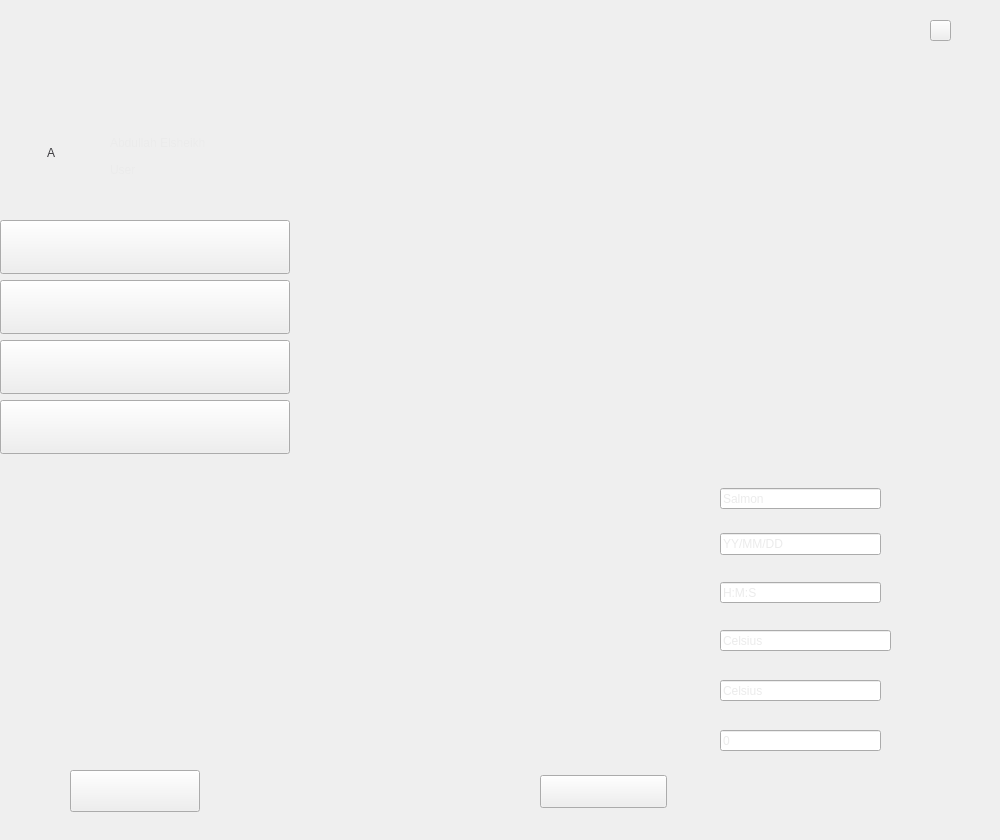
<?xml version="1.0" encoding="UTF-8"?>
<ui version="4.0">
 <class>MainWindow</class>
 <widget class="QMainWindow" name="MainWindow">
  <property name="geometry">
   <rect>
    <x>0</x>
    <y>0</y>
    <width>1000</width>
    <height>840</height>
   </rect>
  </property>
  <property name="windowTitle">
   <string>MainWindow</string>
  </property>
  <property name="styleSheet">
   <string notr="true">border-image: url(:/Resources/whiteBG.png);</string>
  </property>
  <widget class="QWidget" name="centralwidget">
   <widget class="QStackedWidget" name="stackedWidget">
    <property name="geometry">
     <rect>
      <x>0</x>
      <y>0</y>
      <width>1000</width>
      <height>873</height>
     </rect>
    </property>
    <property name="mouseTracking">
     <bool>true</bool>
    </property>
    <property name="currentIndex">
     <number>2</number>
    </property>
    <widget class="QWidget" name="page_login">
     <property name="styleSheet">
      <string notr="true">border-image: url(:/Resources/SignInBG.png);</string>
     </property>
     <widget class="QPushButton" name="button_login">
      <property name="geometry">
       <rect>
        <x>340</x>
        <y>530</y>
        <width>320</width>
        <height>44</height>
       </rect>
      </property>
      <property name="styleSheet">
       <string notr="true">QPushButton{
border-image: url(:/Resources/signIn.png);
background-repeat: none;
}

QPushButton:hover{
border-image: url(:/Resources/signInPressed.png);
}

QPushButton:pressed{
border-image: url(:/Resources/signInPressed.png);
}x</string>
      </property>
      <property name="text">
       <string/>
      </property>
     </widget>
     <widget class="QPushButton" name="button_createOne">
      <property name="geometry">
       <rect>
        <x>340</x>
        <y>590</y>
        <width>320</width>
        <height>44</height>
       </rect>
      </property>
      <property name="styleSheet">
       <string notr="true">QPushButton{
border-image: url(:/Resources/signUp.png);
background-repeat: none;
}

QPushButton:hover{
border-image: url(:/Resources/signUpPressed.png);
}

QPushButton:pressed{
border-image: url(:/Resources/signUpPressed.png);
}x</string>
      </property>
      <property name="text">
       <string/>
      </property>
     </widget>
     <widget class="QLineEdit" name="lineEdit_username_login">
      <property name="geometry">
       <rect>
        <x>310</x>
        <y>341</y>
        <width>361</width>
        <height>31</height>
       </rect>
      </property>
      <property name="styleSheet">
       <string notr="true">border-image: url(:/Resources/darkBlackBG.png);
color: rgb(130, 130, 144);
font: 25 10pt &quot;Roboto Light&quot;;</string>
      </property>
      <property name="text">
       <string>First Name</string>
      </property>
     </widget>
     <widget class="QPushButton" name="close_4">
      <property name="geometry">
       <rect>
        <x>940</x>
        <y>30</y>
        <width>21</width>
        <height>21</height>
       </rect>
      </property>
      <property name="styleSheet">
       <string notr="true">QPushButton{
border-image: url(:/Resources/exitGrey.png);
background-repeat: none;
}

QPushButton:hover{
border-image: url(:/Resources/exitRed.png);
}

QPushButton:pressed{
border-image: url(:/Resources/exitRed.png);
}x</string>
      </property>
      <property name="text">
       <string/>
      </property>
     </widget>
     <widget class="QLineEdit" name="lineEdit_password_login">
      <property name="geometry">
       <rect>
        <x>310</x>
        <y>422</y>
        <width>361</width>
        <height>31</height>
       </rect>
      </property>
      <property name="styleSheet">
       <string notr="true">border-image: url(:/Resources/darkBlackBG.png);
color: rgb(130, 130, 144);
font: 25 10pt &quot;Roboto Light&quot;;</string>
      </property>
      <property name="text">
       <string>Last Name</string>
      </property>
     </widget>
    </widget>
    <widget class="QWidget" name="page_signup">
     <property name="styleSheet">
      <string notr="true">border-image: url(:/Resources/signUpBG.png);</string>
     </property>
     <widget class="QPushButton" name="button_signup">
      <property name="geometry">
       <rect>
        <x>340</x>
        <y>640</y>
        <width>320</width>
        <height>44</height>
       </rect>
      </property>
      <property name="styleSheet">
       <string notr="true">QPushButton{
border-image: url(:/Resources/signUp.png);
background-repeat: none;
}

QPushButton:hover{
border-image: url(:/Resources/signUpPressed.png);
}

QPushButton:pressed{
border-image: url(:/Resources/signUpPressed.png);
}x</string>
      </property>
      <property name="text">
       <string/>
      </property>
     </widget>
     <widget class="QPushButton" name="close_3">
      <property name="geometry">
       <rect>
        <x>940</x>
        <y>30</y>
        <width>21</width>
        <height>21</height>
       </rect>
      </property>
      <property name="styleSheet">
       <string notr="true">QPushButton{
border-image: url(:/Resources/exitGrey.png);
background-repeat: none;
}

QPushButton:hover{
border-image: url(:/Resources/exitRed.png);
}

QPushButton:pressed{
border-image: url(:/Resources/exitRed.png);
}x</string>
      </property>
      <property name="text">
       <string/>
      </property>
     </widget>
     <widget class="QLineEdit" name="lineEdit_firstName">
      <property name="geometry">
       <rect>
        <x>310</x>
        <y>327</y>
        <width>151</width>
        <height>31</height>
       </rect>
      </property>
      <property name="styleSheet">
       <string notr="true">border-image: url(:/Resources/darkBlackBG.png);
color: rgb(130, 130, 144);
font: 25 10pt &quot;Roboto Light&quot;;</string>
      </property>
      <property name="text">
       <string>First Name</string>
      </property>
     </widget>
     <widget class="QLineEdit" name="lineEdit_lastName">
      <property name="geometry">
       <rect>
        <x>540</x>
        <y>327</y>
        <width>141</width>
        <height>31</height>
       </rect>
      </property>
      <property name="styleSheet">
       <string notr="true">border-image: url(:/Resources/darkBlackBG.png);
color: rgb(130, 130, 144);
font: 25 10pt &quot;Roboto Light&quot;;</string>
      </property>
      <property name="text">
       <string>Last Name</string>
      </property>
     </widget>
     <widget class="QLineEdit" name="lineEdit_username_signup">
      <property name="geometry">
       <rect>
        <x>310</x>
        <y>490</y>
        <width>371</width>
        <height>21</height>
       </rect>
      </property>
      <property name="styleSheet">
       <string notr="true">border-image: url(:/Resources/darkBlackBG.png);
color: rgb(130, 130, 144);
font: 25 10pt &quot;Roboto Light&quot;;</string>
      </property>
      <property name="text">
       <string>Username</string>
      </property>
     </widget>
     <widget class="QLineEdit" name="lineEdit_password_signup">
      <property name="geometry">
       <rect>
        <x>310</x>
        <y>570</y>
        <width>371</width>
        <height>21</height>
       </rect>
      </property>
      <property name="styleSheet">
       <string notr="true">border-image: url(:/Resources/darkBlackBG.png);
color: rgb(130, 130, 144);
font: 25 10pt &quot;Roboto Light&quot;;</string>
      </property>
      <property name="text">
       <string>Password</string>
      </property>
     </widget>
     <widget class="QLineEdit" name="lineEdit_email_signup">
      <property name="geometry">
       <rect>
        <x>310</x>
        <y>410</y>
        <width>371</width>
        <height>21</height>
       </rect>
      </property>
      <property name="styleSheet">
       <string notr="true">border-image: url(:/Resources/darkBlackBG.png);
color: rgb(130, 130, 144);
font: 25 10pt &quot;Roboto Light&quot;;</string>
      </property>
      <property name="text">
       <string>Email</string>
      </property>
     </widget>
    </widget>
    <widget class="QWidget" name="page_mainPage">
     <property name="styleSheet">
      <string notr="true">border-image: url(:/Resources/mainWidgetBG.png);</string>
     </property>
     <widget class="QPushButton" name="button_logout">
      <property name="geometry">
       <rect>
        <x>70</x>
        <y>770</y>
        <width>130</width>
        <height>42</height>
       </rect>
      </property>
      <property name="styleSheet">
       <string notr="true">QPushButton{
border-image: url(:/Resources/logoutPressed.png);
background-repeat: none;
}

QPushButton:hover{
border-image: url(:/Resources/logout.png);
}

QPushButton:pressed{
border-image: url(:/Resources/logout.png);
}x</string>
      </property>
      <property name="text">
       <string/>
      </property>
     </widget>
     <widget class="QLabel" name="label_displayName">
      <property name="geometry">
       <rect>
        <x>110</x>
        <y>133</y>
        <width>161</width>
        <height>20</height>
       </rect>
      </property>
      <property name="styleSheet">
       <string notr="true">border-image: url(:/Resources/blueBG.png);
font: 25 12pt &quot;Roboto&quot;;
color: rgb(235, 235, 235);</string>
      </property>
      <property name="text">
       <string>Abdullah Elsheikh</string>
      </property>
     </widget>
     <widget class="QStackedWidget" name="stackedWidget_2">
      <property name="geometry">
       <rect>
        <x>290</x>
        <y>0</y>
        <width>711</width>
        <height>851</height>
       </rect>
      </property>
      <property name="styleSheet">
       <string notr="true">border-image: url(:/Resources/CreateBG.png);</string>
      </property>
      <property name="currentIndex">
       <number>3</number>
      </property>
      <widget class="QWidget" name="page_blank">
       <property name="styleSheet">
        <string notr="true">border-image: url(:/Resources/whiteBG.png);</string>
       </property>
      </widget>
      <widget class="QWidget" name="page_dashboard">
       <property name="styleSheet">
        <string notr="true">border-image: url(:/Resources/dashboardWidget.png);</string>
       </property>
       <widget class="QPushButton" name="close_button1">
        <property name="geometry">
         <rect>
          <x>640</x>
          <y>20</y>
          <width>21</width>
          <height>21</height>
         </rect>
        </property>
        <property name="styleSheet">
         <string notr="true">QPushButton{
border-image: url(:/Resources/exitBlue.png);
background-repeat: none;
}

QPushButton:hover{
border-image: url(:/Resources/exitWhiteBlue.png);
}

QPushButton:pressed{
border-image: url(:/Resources/exitWhiteBlue.png);
}x</string>
        </property>
        <property name="text">
         <string/>
        </property>
       </widget>
       <widget class="QComboBox" name="comboBox">
        <property name="geometry">
         <rect>
          <x>260</x>
          <y>60</y>
          <width>128</width>
          <height>33</height>
         </rect>
        </property>
        <property name="styleSheet">
         <string notr="true">QComboBox {
border-image: url(:/Resources/comboBoxBG.png);
    color: black;
    font: 14px;
    padding: 1px 0px 1px 3px; /* This (useless) line resolves a bug with the font color */
}

QComboBox:focus {
    color: red;
}

QComboBox::drop-down 
{
    border: 0px; /* This seems to replace the whole arrow of the combo box */
}

/* Define a new custom arrow icon for the combo box */
QComboBox::down-arrow {
    border-image: url(:/Resources/comboBoxArrow.png);
    width: 10px;
    height: 7px;
}</string>
        </property>
        <property name="editable">
         <bool>false</bool>
        </property>
        <property name="currentText">
         <string>Tank 1</string>
        </property>
        <item>
         <property name="text">
          <string>Tank 1</string>
         </property>
        </item>
       </widget>
       <widget class="QLineEdit" name="lineEdit_nextFeeding">
        <property name="geometry">
         <rect>
          <x>270</x>
          <y>270</y>
          <width>100</width>
          <height>18</height>
         </rect>
        </property>
        <property name="styleSheet">
         <string notr="true">border-image: url(:/Resources/whiteBG.png);
font: 25 12pt &quot;Roboto Light&quot;;
color: rgb(35, 34, 40);</string>
        </property>
        <property name="text">
         <string>6:00:00</string>
        </property>
       </widget>
       <widget class="QLineEdit" name="lineEdit_fishType_tank">
        <property name="geometry">
         <rect>
          <x>270</x>
          <y>170</y>
          <width>100</width>
          <height>18</height>
         </rect>
        </property>
        <property name="styleSheet">
         <string notr="true">border-image: url(:/Resources/whiteBG.png);
font: 25 12pt &quot;Roboto Light&quot;;
color: rgb(35, 34, 40);</string>
        </property>
        <property name="text">
         <string>Salmon</string>
        </property>
       </widget>
       <widget class="QLineEdit" name="lineEdit_harvestDate_tank">
        <property name="geometry">
         <rect>
          <x>270</x>
          <y>220</y>
          <width>100</width>
          <height>18</height>
         </rect>
        </property>
        <property name="styleSheet">
         <string notr="true">border-image: url(:/Resources/whiteBG.png);
font: 25 12pt &quot;Roboto Light&quot;;
color: rgb(35, 34, 40);</string>
        </property>
        <property name="text">
         <string>2019/12/4</string>
        </property>
       </widget>
       <widget class="QLineEdit" name="lineEdit_temp">
        <property name="geometry">
         <rect>
          <x>270</x>
          <y>360</y>
          <width>51</width>
          <height>18</height>
         </rect>
        </property>
        <property name="styleSheet">
         <string notr="true">border-image: url(:/Resources/whiteBG.png);
font: 25 12pt &quot;Roboto Light&quot;;
color: rgb(35, 34, 40);</string>
        </property>
        <property name="text">
         <string>22</string>
        </property>
       </widget>
       <widget class="QLineEdit" name="lineEdit_ph">
        <property name="geometry">
         <rect>
          <x>270</x>
          <y>310</y>
          <width>101</width>
          <height>18</height>
         </rect>
        </property>
        <property name="styleSheet">
         <string notr="true">border-image: url(:/Resources/whiteBG.png);
font: 25 12pt &quot;Roboto Light&quot;;
color: rgb(35, 34, 40);</string>
        </property>
        <property name="text">
         <string>6.3</string>
        </property>
       </widget>
       <widget class="QLabel" name="label_cleaning_2">
        <property name="geometry">
         <rect>
          <x>270</x>
          <y>460</y>
          <width>41</width>
          <height>18</height>
         </rect>
        </property>
        <property name="styleSheet">
         <string notr="true">border-image: url(:/Resources/whiteBG.png);
font: 25 12pt &quot;Roboto Light&quot;;
color: rgb(245, 29, 69);</string>
        </property>
        <property name="text">
         <string>Yes</string>
        </property>
       </widget>
       <widget class="QLabel" name="label_holes_2">
        <property name="geometry">
         <rect>
          <x>270</x>
          <y>410</y>
          <width>31</width>
          <height>18</height>
         </rect>
        </property>
        <property name="styleSheet">
         <string notr="true">border-image: url(:/Resources/whiteBG.png);
font: 25 12pt &quot;Roboto Light&quot;;
color: rgb(245, 29, 69);</string>
        </property>
        <property name="text">
         <string>1</string>
        </property>
       </widget>
       <widget class="QLabel" name="label_pipes_2">
        <property name="geometry">
         <rect>
          <x>270</x>
          <y>500</y>
          <width>41</width>
          <height>18</height>
         </rect>
        </property>
        <property name="styleSheet">
         <string notr="true">border-image: url(:/Resources/whiteBG.png);
font: 25 12pt &quot;Roboto Light&quot;;
color: rgb(245, 29, 69);</string>
        </property>
        <property name="text">
         <string>Yes</string>
        </property>
       </widget>
       <widget class="QPushButton" name="button_subscribe">
        <property name="geometry">
         <rect>
          <x>350</x>
          <y>780</y>
          <width>127</width>
          <height>33</height>
         </rect>
        </property>
        <property name="styleSheet">
         <string notr="true">QPushButton{
border-image: url(:/Resources/subscribe.png);
background-repeat: none;
}

QPushButton:hover{
border-image: url(:/Resources/subscribePressed.png);
}

QPushButton:pressed{
border-image: url(:/Resources/subscribePressed.png);
}x</string>
        </property>
        <property name="text">
         <string/>
        </property>
       </widget>
       <widget class="QPushButton" name="button_emailPath">
        <property name="geometry">
         <rect>
          <x>200</x>
          <y>780</y>
          <width>127</width>
          <height>33</height>
         </rect>
        </property>
        <property name="styleSheet">
         <string notr="true">QPushButton{
border-image: url(:/Resources/EmailButton.png);
background-repeat: none;
}

QPushButton:hover{
border-image: url(:/Resources/EmailButtonPressed.png);
}

QPushButton:pressed{
border-image: url(:/Resources/EmailButtonPressed.png);
}x</string>
        </property>
        <property name="text">
         <string/>
        </property>
       </widget>
      </widget>
      <widget class="QWidget" name="page_analyzeTanks">
       <property name="styleSheet">
        <string notr="true">border-image: url(:/Resources/AnalyzeBG.png);</string>
       </property>
       <widget class="QLabel" name="camLabel">
        <property name="geometry">
         <rect>
          <x>91</x>
          <y>240</y>
          <width>533</width>
          <height>260</height>
         </rect>
        </property>
        <property name="styleSheet">
         <string notr="true">border-image: url(:/Resources/darkBlackBG.png);</string>
        </property>
        <property name="text">
         <string/>
        </property>
       </widget>
       <widget class="QPushButton" name="close">
        <property name="geometry">
         <rect>
          <x>640</x>
          <y>20</y>
          <width>21</width>
          <height>21</height>
         </rect>
        </property>
        <property name="styleSheet">
         <string notr="true">QPushButton{
border-image: url(:/Resources/exitBlue.png);
background-repeat: none;
}

QPushButton:hover{
border-image: url(:/Resources/exitWhiteBlue.png);
}

QPushButton:pressed{
border-image: url(:/Resources/exitWhiteBlue.png);
}x</string>
        </property>
        <property name="text">
         <string/>
        </property>
       </widget>
       <widget class="QLabel" name="label_holes2">
        <property name="geometry">
         <rect>
          <x>310</x>
          <y>645</y>
          <width>161</width>
          <height>21</height>
         </rect>
        </property>
        <property name="styleSheet">
         <string notr="true">border-image: url(:/Resources/whiteBG.png);
color: rgb(60, 59, 63);
font: 25 10pt &quot;Roboto Light&quot;;</string>
        </property>
        <property name="text">
         <string>No</string>
        </property>
       </widget>
       <widget class="QLabel" name="label_pipe2">
        <property name="geometry">
         <rect>
          <x>310</x>
          <y>737</y>
          <width>161</width>
          <height>21</height>
         </rect>
        </property>
        <property name="font">
         <font>
          <family>Roboto Light</family>
          <pointsize>10</pointsize>
          <weight>3</weight>
          <italic>false</italic>
          <bold>false</bold>
         </font>
        </property>
        <property name="styleSheet">
         <string notr="true">border-image: url(:/Resources/whiteBG.png);
color: rgb(60, 59, 63);
font: 25 10pt &quot;Roboto Light&quot;;</string>
        </property>
        <property name="text">
         <string>Yes</string>
        </property>
       </widget>
       <widget class="QLabel" name="label_cleaning2">
        <property name="geometry">
         <rect>
          <x>310</x>
          <y>690</y>
          <width>161</width>
          <height>21</height>
         </rect>
        </property>
        <property name="font">
         <font>
          <family>Roboto Light</family>
          <pointsize>10</pointsize>
          <weight>3</weight>
          <italic>false</italic>
          <bold>false</bold>
         </font>
        </property>
        <property name="styleSheet">
         <string notr="true">border-image: url(:/Resources/whiteBG.png);
color: rgb(60, 59, 63);
font: 25 10pt &quot;Roboto Light&quot;;</string>
        </property>
        <property name="text">
         <string>No</string>
        </property>
       </widget>
       <widget class="QPushButton" name="button_cleaning_2">
        <property name="geometry">
         <rect>
          <x>280</x>
          <y>560</y>
          <width>127</width>
          <height>33</height>
         </rect>
        </property>
        <property name="styleSheet">
         <string notr="true">QPushButton{
border-image: url(:/Resources/Cleaning.png);
background-repeat: none;
}

QPushButton:hover{
border-image: url(:/Resources/CleaningPressed.png);
}

QPushButton:pressed{
border-image: url(:/Resources/CleaningPressed.png);
}x</string>
        </property>
        <property name="text">
         <string/>
        </property>
       </widget>
       <widget class="QPushButton" name="button_holes_2">
        <property name="geometry">
         <rect>
          <x>140</x>
          <y>560</y>
          <width>127</width>
          <height>33</height>
         </rect>
        </property>
        <property name="styleSheet">
         <string notr="true">QPushButton{
border-image: url(:/Resources/Holes.png);
background-repeat: none;
}

QPushButton:hover{
border-image: url(:/Resources/HolesPressed.png);
}

QPushButton:pressed{
border-image: url(:/Resources/HolesPressed.png);
}x</string>
        </property>
        <property name="text">
         <string/>
        </property>
       </widget>
       <widget class="QPushButton" name="button_pipe_2">
        <property name="geometry">
         <rect>
          <x>430</x>
          <y>560</y>
          <width>127</width>
          <height>33</height>
         </rect>
        </property>
        <property name="styleSheet">
         <string notr="true">QPushButton{
border-image: url(:/Resources/Pipes.png);
background-repeat: none;
}

QPushButton:hover{
border-image: url(:/Resources/PipesPressed.png);
}

QPushButton:pressed{
border-image: url(:/Resources/PipesPressed.png);
}x</string>
        </property>
        <property name="text">
         <string/>
        </property>
       </widget>
      </widget>
      <widget class="QWidget" name="page_createTank">
       <widget class="QPushButton" name="button_main_create">
        <property name="geometry">
         <rect>
          <x>250</x>
          <y>775</y>
          <width>127</width>
          <height>33</height>
         </rect>
        </property>
        <property name="font">
         <font>
          <pointsize>10</pointsize>
         </font>
        </property>
        <property name="styleSheet">
         <string notr="true">QPushButton{
	border-image: url(:/Resources/createButton.png);
background-repeat: none;
}

QPushButton:hover{
border-image: url(:/Resources/createButtonPressed.png);
}

QPushButton:pressed{
border-image: url(:/Resources/createButtonPressed.png);
}x</string>
        </property>
        <property name="text">
         <string/>
        </property>
       </widget>
       <widget class="QPushButton" name="close_2">
        <property name="geometry">
         <rect>
          <x>640</x>
          <y>20</y>
          <width>21</width>
          <height>21</height>
         </rect>
        </property>
        <property name="styleSheet">
         <string notr="true">QPushButton{
border-image: url(:/Resources/exitWhiteBlue.png);
background-repeat: none;
}

QPushButton:hover{
border-image: url(:/Resources/black_blue.png);
}

QPushButton:pressed{
border-image: url(:/Resources/black_blue.png);
}x</string>
        </property>
        <property name="text">
         <string/>
        </property>
       </widget>
       <widget class="QLineEdit" name="lineEdit_fishType_create">
        <property name="geometry">
         <rect>
          <x>430</x>
          <y>488</y>
          <width>161</width>
          <height>21</height>
         </rect>
        </property>
        <property name="styleSheet">
         <string notr="true">border-image: url(:/Resources/darkBlackBG.png);
color: rgb(235, 235, 235);
font: 25 10pt &quot;Roboto Light&quot;;
</string>
        </property>
        <property name="text">
         <string>Salmon</string>
        </property>
       </widget>
       <widget class="QLineEdit" name="lineEdit_feedingSchedule">
        <property name="geometry">
         <rect>
          <x>430</x>
          <y>582</y>
          <width>161</width>
          <height>21</height>
         </rect>
        </property>
        <property name="styleSheet">
         <string notr="true">border-image: url(:/Resources/darkBlackBG.png);
color: rgb(235, 235, 235);
font: 25 10pt &quot;Roboto Light&quot;;
</string>
        </property>
        <property name="text">
         <string>H:M:S</string>
        </property>
       </widget>
       <widget class="QLineEdit" name="lineEdit_wqThreshold">
        <property name="geometry">
         <rect>
          <x>430</x>
          <y>730</y>
          <width>161</width>
          <height>21</height>
         </rect>
        </property>
        <property name="styleSheet">
         <string notr="true">border-image: url(:/Resources/darkBlackBG.png);
color: rgb(235, 235, 235);
font: 25 10pt &quot;Roboto Light&quot;;
</string>
        </property>
        <property name="text">
         <string>0</string>
        </property>
       </widget>
       <widget class="QLineEdit" name="lineEdit_tempLThreshold">
        <property name="geometry">
         <rect>
          <x>430</x>
          <y>630</y>
          <width>171</width>
          <height>21</height>
         </rect>
        </property>
        <property name="styleSheet">
         <string notr="true">border-image: url(:/Resources/darkBlackBG.png);
color: rgb(235, 235, 235);
font: 25 10pt &quot;Roboto Light&quot;;
</string>
        </property>
        <property name="text">
         <string>Celsius</string>
        </property>
       </widget>
       <widget class="QLineEdit" name="lineEdit_tempUThreshold">
        <property name="geometry">
         <rect>
          <x>430</x>
          <y>680</y>
          <width>161</width>
          <height>21</height>
         </rect>
        </property>
        <property name="styleSheet">
         <string notr="true">border-image: url(:/Resources/darkBlackBG.png);
color: rgb(235, 235, 235);
font: 25 10pt &quot;Roboto Light&quot;;
</string>
        </property>
        <property name="text">
         <string>Celsius</string>
        </property>
       </widget>
       <widget class="QLineEdit" name="lineEdit_harvestDate_create">
        <property name="geometry">
         <rect>
          <x>430</x>
          <y>533</y>
          <width>161</width>
          <height>22</height>
         </rect>
        </property>
        <property name="styleSheet">
         <string notr="true">border-image: url(:/Resources/darkBlackBG.png);
color: rgb(235, 235, 235);
font: 25 10pt &quot;Roboto Light&quot;;
</string>
        </property>
        <property name="text">
         <string>YY/MM/DD</string>
        </property>
       </widget>
      </widget>
      <widget class="QWidget" name="page_settings">
       <property name="styleSheet">
        <string notr="true">border-image: url(:/Resources/whiteBG.png);</string>
       </property>
       <widget class="QLabel" name="label_8">
        <property name="geometry">
         <rect>
          <x>190</x>
          <y>40</y>
          <width>91</width>
          <height>16</height>
         </rect>
        </property>
        <property name="font">
         <font>
          <pointsize>10</pointsize>
         </font>
        </property>
        <property name="text">
         <string>Settings</string>
        </property>
       </widget>
      </widget>
     </widget>
     <widget class="QLabel" name="label_displayName_2">
      <property name="geometry">
       <rect>
        <x>47</x>
        <y>137</y>
        <width>41</width>
        <height>31</height>
       </rect>
      </property>
      <property name="styleSheet">
       <string notr="true">border-image: url(:/Resources/greyBG.png);
color: rgb(60, 59, 63);
font: 25 25pt &quot;Roboto&quot;;</string>
      </property>
      <property name="text">
       <string>A</string>
      </property>
     </widget>
     <widget class="QPushButton" name="button_dashboard">
      <property name="geometry">
       <rect>
        <x>0</x>
        <y>220</y>
        <width>290</width>
        <height>54</height>
       </rect>
      </property>
      <property name="styleSheet">
       <string notr="true">QPushButton{
border-image: url(:/Resources/dasboard.png);
background-repeat: none;
}

QPushButton:hover{
border-image: url(:/Resources/dashboardPressed.png);
}

QPushButton:pressed{
border-image: url(:/Resources/dashboardPressed.png);
}x</string>
      </property>
      <property name="text">
       <string/>
      </property>
     </widget>
     <widget class="QPushButton" name="button_createTank">
      <property name="geometry">
       <rect>
        <x>0</x>
        <y>280</y>
        <width>290</width>
        <height>54</height>
       </rect>
      </property>
      <property name="styleSheet">
       <string notr="true">QPushButton{
border-image: url(:/Resources/create.png);
background-repeat: none;
}

QPushButton:hover{
border-image: url(:/Resources/createPressed.png);
}

QPushButton:pressed{
border-image: url(:/Resources/createPressed.png);
}x</string>
      </property>
      <property name="text">
       <string/>
      </property>
     </widget>
     <widget class="QPushButton" name="button_analyzeTanks">
      <property name="geometry">
       <rect>
        <x>0</x>
        <y>340</y>
        <width>290</width>
        <height>54</height>
       </rect>
      </property>
      <property name="styleSheet">
       <string notr="true">QPushButton{
border-image: url(:/Resources/analyze.png);
background-repeat: none;
}

QPushButton:hover{
border-image: url(:/Resources/analyzePressed.png);
}

QPushButton:pressed{
border-image: url(:/Resources/analyzePressed.png);
}x</string>
      </property>
      <property name="text">
       <string/>
      </property>
     </widget>
     <widget class="QPushButton" name="button_settings">
      <property name="geometry">
       <rect>
        <x>0</x>
        <y>400</y>
        <width>290</width>
        <height>54</height>
       </rect>
      </property>
      <property name="styleSheet">
       <string notr="true">QPushButton{
border-image: url(:/Resources/settings.png);
background-repeat: none;
}

QPushButton:hover{
border-image: url(:/Resources/settingsPressed.png);
}

QPushButton:pressed{
border-image: url(:/Resources/settingsPressed.png);
}x</string>
      </property>
      <property name="text">
       <string/>
      </property>
     </widget>
     <widget class="QLabel" name="label_displayName_3">
      <property name="geometry">
       <rect>
        <x>110</x>
        <y>160</y>
        <width>161</width>
        <height>20</height>
       </rect>
      </property>
      <property name="styleSheet">
       <string notr="true">border-image: url(:/Resources/blueBG.png);
font: 25 10pt &quot;Roboto&quot;;
color: rgb(235, 235, 235);</string>
      </property>
      <property name="text">
       <string>User</string>
      </property>
     </widget>
    </widget>
   </widget>
  </widget>
 </widget>
 <resources>
  <include location="photos.qrc"/>
 </resources>
 <connections>
  <connection>
   <sender>close_button1</sender>
   <signal>clicked()</signal>
   <receiver>MainWindow</receiver>
   <slot>close()</slot>
   <hints>
    <hint type="sourcelabel">
     <x>930</x>
     <y>35</y>
    </hint>
    <hint type="destinationlabel">
     <x>877</x>
     <y>0</y>
    </hint>
   </hints>
  </connection>
  <connection>
   <sender>close_2</sender>
   <signal>clicked()</signal>
   <receiver>MainWindow</receiver>
   <slot>close()</slot>
   <hints>
    <hint type="sourcelabel">
     <x>939</x>
     <y>29</y>
    </hint>
    <hint type="destinationlabel">
     <x>901</x>
     <y>-9</y>
    </hint>
   </hints>
  </connection>
  <connection>
   <sender>close_3</sender>
   <signal>clicked()</signal>
   <receiver>MainWindow</receiver>
   <slot>close()</slot>
   <hints>
    <hint type="sourcelabel">
     <x>940</x>
     <y>30</y>
    </hint>
    <hint type="destinationlabel">
     <x>930</x>
     <y>-5</y>
    </hint>
   </hints>
  </connection>
  <connection>
   <sender>close_4</sender>
   <signal>clicked()</signal>
   <receiver>MainWindow</receiver>
   <slot>close()</slot>
   <hints>
    <hint type="sourcelabel">
     <x>944</x>
     <y>41</y>
    </hint>
    <hint type="destinationlabel">
     <x>946</x>
     <y>-13</y>
    </hint>
   </hints>
  </connection>
 </connections>
</ui>
